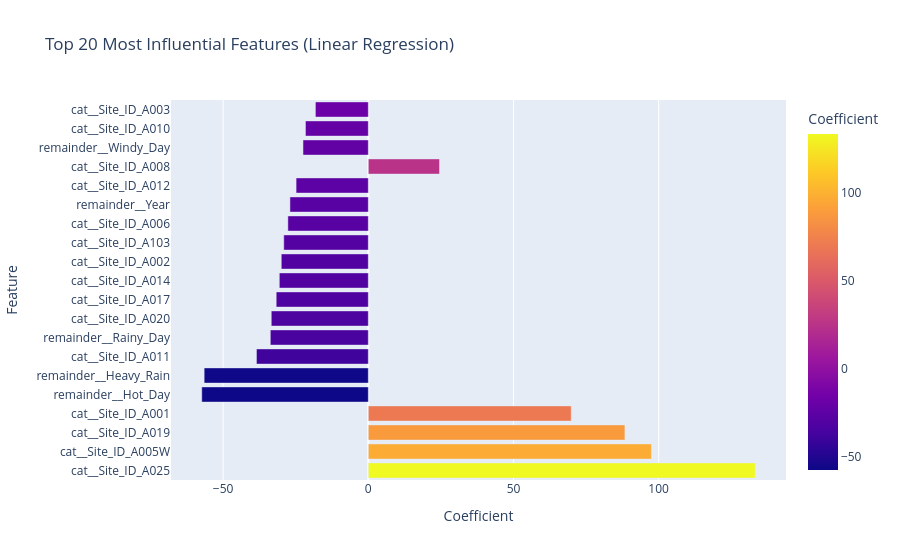

The notebook cell this image was saved under:
### Code cell
fig = px.bar(

    coef_df.head(20),

    x="Coefficient",

    y="Feature",

    orientation="h",

    color="Coefficient",

    title="Top 20 Most Influential Features (Linear Regression)"

)

fig.show()

### Figure 1 — Plotly figure (JSON) as saved in the notebook; plotly's stock layout.template omitted (floating-point values rounded to 4 significant figures)
{"data": [{"hovertemplate": "Coefficient=%{marker.color}<br>Feature=%{y}<extra></extra>", "legendgroup": "", "marker": {"color": [133.3, 97.5, 88.38, 69.89, -57.37, -56.54, -38.53, -33.75, -33.43, -31.73, -30.65, -29.98, -29.12, -27.71, -27.0, -24.87, 24.53, -22.5, -21.65, -18.23], "coloraxis": "coloraxis", "pattern": {"shape": ""}}, "name": "", "orientation": "h", "showlegend": false, "textposition": "auto", "type": "bar", "x": [133.3, 97.5, 88.38, 69.89, -57.37, -56.54, -38.53, -33.75, -33.43, -31.73, -30.65, -29.98, -29.12, -27.71, -27.0, -24.87, 24.53, -22.5, -21.65, -18.23], "xaxis": "x", "y": ["cat__Site_ID_A025", "cat__Site_ID_A005W", "cat__Site_ID_A019", "cat__Site_ID_A001", "remainder__Hot_Day", "remainder__Heavy_Rain", "cat__Site_ID_A011", "remainder__Rainy_Day", "cat__Site_ID_A020", "cat__Site_ID_A017", "cat__Site_ID_A014", "cat__Site_ID_A002", "cat__Site_ID_A103", "cat__Site_ID_A006", "remainder__Year", "cat__Site_ID_A012", "cat__Site_ID_A008", "remainder__Windy_Day", "cat__Site_ID_A010", "cat__Site_ID_A003"], "yaxis": "y"}], "layout": {"barmode": "relative", "coloraxis": {"colorbar": {"title": {"text": "Coefficient"}}, "colorscale": [[0, "#0d0887"], [0.1111, "#46039f"], [0.2222, "#7201a8"], [0.3333, "#9c179e"], [0.4444, "#bd3786"], [0.5556, "#d8576b"], [0.6667, "#ed7953"], [0.7778, "#fb9f3a"], [0.8889, "#fdca26"], [1, "#f0f921"]]}, "legend": {"tracegroupgap": 0}, "title": {"text": "Top 20 Most Influential Features (Linear Regression)"}, "xaxis": {"anchor": "y", "domain": [0, 1], "title": {"text": "Coefficient"}}, "yaxis": {"anchor": "x", "domain": [0, 1], "title": {"text": "Feature"}}}}
